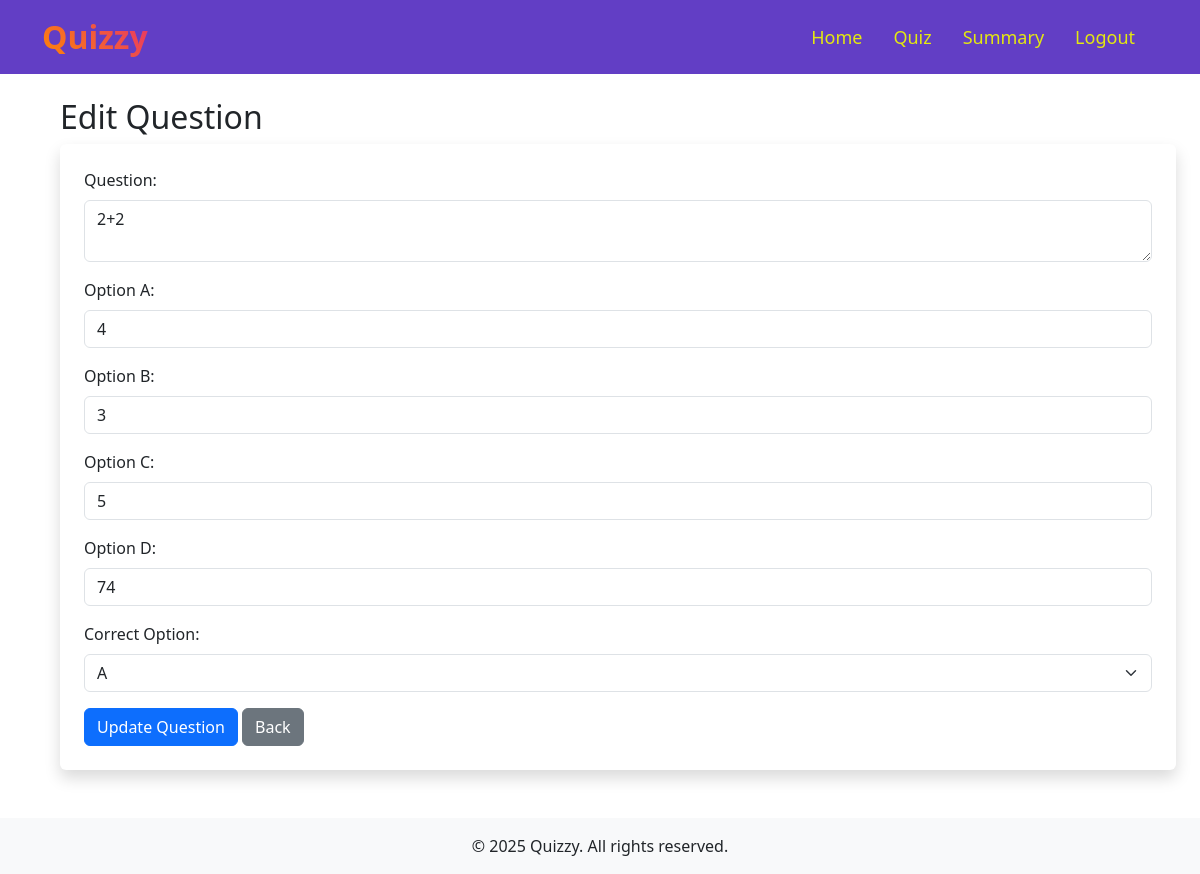
The app's page /admin/edit_question/1 (signed in) with its own data.
### models.py (models this page shows)
class Question(db.Model):
    id = db.Column(db.Integer, primary_key=True)
    text = db.Column(db.Text, nullable=False)
    option_a = db.Column(db.String(200), nullable=False)
    option_b = db.Column(db.String(200), nullable=False)
    option_c = db.Column(db.String(200), nullable=False)
    option_d = db.Column(db.String(200), nullable=False)
    correct_option = db.Column(db.String(1), nullable=False)  # Stores 'A', 'B', 'C', or 'D'
    chapter_id = db.Column(db.Integer, db.ForeignKey('chapter.id'), nullable=False)

### routes.py (the view, shortened to what this page needs)
@app.route('/admin/edit_question/<int:question_id>', methods=['GET', 'POST'])
@admin_required
def edit_question(question_id):
    question = Question.query.get(question_id)
    if not question:
        flash("Question not found!", "danger")
        return redirect(url_for('admin_dashboard'))
    return render_template('admin_side/edit_question.html', question=question)

### routes.py (called while the page is built)
def admin_required(func):
    @wraps(func)
    def inner(*args, **kwargs):
        if 'user_id' not in session:
            flash('Please login to continue', 'danger')
            return redirect(url_for('login'))
        user = User.query.get(session['user_id'])
        if not user:
            flash('User not found, please login again', 'danger')
            return redirect(url_for('login'))
        if not user.is_admin:  # Block normal user access
            flash('You are not authorized to access this page', 'danger')
            return redirect(url_for('home'))  # Redirect user to home
        return func(*args, **kwargs)
    return inner

### templates/admin_side/edit_question.html (shortened to what this page needs)
{% extends 'admin_side/admin_dashboard.html' %}
{% block content %}
<div class="container mt-4 ms-5">
    <h2>Edit Question</h2>
    <form method="POST" class="p-4 shadow bg-white rounded">
        <div class="mb-3">
            <label for="text" class="form-label">Question:</label>
            <textarea class="form-control" id="text" name="text" required>{{ question.text }}</textarea>
        </div>
        <div class="mb-3">
            <label for="option_a" class="form-label">Option A:</label>
            <input type="text" class="form-control" id="option_a" name="option_a" value="{{ question.option_a }}" required>
        </div>
        <div class="mb-3">
            <label for="option_b" class="form-label">Option B:</label>
            <input type="text" class="form-control" id="option_b" name="option_b" value="{{ question.option_b }}" required>
        </div>
        <div class="mb-3">
            <label for="option_c" class="form-label">Option C:</label>
            <input type="text" class="form-control" id="option_c" name="option_c" value="{{ question.option_c }}" required>
        </div>
        <div class="mb-3">
            <label for="option_d" class="form-label">Option D:</label>
            <input type="text" class="form-control" id="option_d" name="option_d" value="{{ question.option_d }}" required>
        </div>
        <div class="mb-3">
            <label for="correct_option" class="form-label">Correct Option:</label>
            <select class="form-select" id="correct_option" name="correct_option" required>
                <option value="A" {% if question.correct_option == "A" %}selected{% endif %}>A</option>
            </select>
        </div>
        <button type="submit" class="btn btn-primary">Update Question</button>
        <a href="{{ url_for('view_questions', chapter_id=question.chapter_id) }}" class="btn btn-secondary">Back</a>
    </form>
</div>
{% endblock %}

### templates/admin_side/nav1.html (style rules this page uses)
body { overflow-x: hidden; }

### records on screen
Question: text "2+2", option_a "4", option_b "3", option_c "5", option_d "74", correct_option "A"
